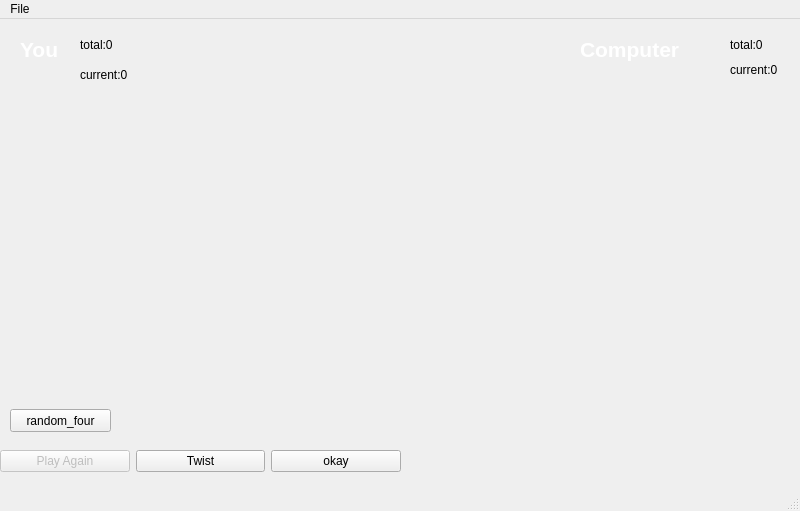
<?xml version="1.0" encoding="UTF-8"?>
<ui version="4.0">
 <class>PlayWindow</class>
 <widget class="QMainWindow" name="PlayWindow">
  <property name="geometry">
   <rect>
    <x>0</x>
    <y>0</y>
    <width>800</width>
    <height>511</height>
   </rect>
  </property>
  <property name="baseSize">
   <size>
    <width>800</width>
    <height>500</height>
   </size>
  </property>
  <property name="windowTitle">
   <string>BlackJack C++ Made by Dominic Heal</string>
  </property>
  <widget class="QWidget" name="centralwidget">
   <widget class="QLabel" name="tableLabel">
    <property name="geometry">
     <rect>
      <x>0</x>
      <y>0</y>
      <width>800</width>
      <height>500</height>
     </rect>
    </property>
    <property name="baseSize">
     <size>
      <width>800</width>
      <height>500</height>
     </size>
    </property>
    <property name="text">
     <string/>
    </property>
   </widget>
   <widget class="QLabel" name="statusLabel">
    <property name="geometry">
     <rect>
      <x>115</x>
      <y>350</y>
      <width>47</width>
      <height>13</height>
     </rect>
    </property>
    <property name="palette">
     <palette>
      <active>
       <colorrole role="WindowText">
        <brush brushstyle="SolidPattern">
         <color alpha="255">
          <red>255</red>
          <green>255</green>
          <blue>255</blue>
         </color>
        </brush>
       </colorrole>
      </active>
      <inactive>
       <colorrole role="WindowText">
        <brush brushstyle="SolidPattern">
         <color alpha="255">
          <red>255</red>
          <green>255</green>
          <blue>255</blue>
         </color>
        </brush>
       </colorrole>
      </inactive>
      <disabled>
       <colorrole role="WindowText">
        <brush brushstyle="SolidPattern">
         <color alpha="255">
          <red>120</red>
          <green>120</green>
          <blue>120</blue>
         </color>
        </brush>
       </colorrole>
      </disabled>
     </palette>
    </property>
    <property name="text">
     <string/>
    </property>
   </widget>
   <widget class="QLabel" name="computerStatusLabel">
    <property name="geometry">
     <rect>
      <x>630</x>
      <y>350</y>
      <width>47</width>
      <height>13</height>
     </rect>
    </property>
    <property name="palette">
     <palette>
      <active>
       <colorrole role="WindowText">
        <brush brushstyle="SolidPattern">
         <color alpha="255">
          <red>255</red>
          <green>255</green>
          <blue>255</blue>
         </color>
        </brush>
       </colorrole>
      </active>
      <inactive>
       <colorrole role="WindowText">
        <brush brushstyle="SolidPattern">
         <color alpha="255">
          <red>255</red>
          <green>255</green>
          <blue>255</blue>
         </color>
        </brush>
       </colorrole>
      </inactive>
      <disabled>
       <colorrole role="WindowText">
        <brush brushstyle="SolidPattern">
         <color alpha="255">
          <red>120</red>
          <green>120</green>
          <blue>120</blue>
         </color>
        </brush>
       </colorrole>
      </disabled>
     </palette>
    </property>
    <property name="text">
     <string/>
    </property>
   </widget>
   <widget class="QWidget" name="gridLayoutWidget_4">
    <property name="geometry">
     <rect>
      <x>420</x>
      <y>60</y>
      <width>381</width>
      <height>101</height>
     </rect>
    </property>
    <layout class="QHBoxLayout" name="horizontalLayout_7">
     <property name="spacing">
      <number>0</number>
     </property>
     <item>
      <widget class="QLabel" name="card1Label_6">
       <property name="text">
        <string/>
       </property>
      </widget>
     </item>
     <item>
      <widget class="QLabel" name="card2Label_6">
       <property name="text">
        <string/>
       </property>
      </widget>
     </item>
     <item>
      <widget class="QLabel" name="card4Label_6">
       <property name="text">
        <string/>
       </property>
      </widget>
     </item>
     <item>
      <widget class="QLabel" name="card3Label_6">
       <property name="text">
        <string/>
       </property>
      </widget>
     </item>
     <item>
      <widget class="QLabel" name="card5Label_6">
       <property name="text">
        <string/>
       </property>
      </widget>
     </item>
     <item>
      <widget class="QLabel" name="card6Label_6">
       <property name="text">
        <string/>
       </property>
      </widget>
     </item>
    </layout>
   </widget>
   <widget class="QLabel" name="statusLabel_2">
    <property name="geometry">
     <rect>
      <x>115</x>
      <y>360</y>
      <width>47</width>
      <height>13</height>
     </rect>
    </property>
    <property name="palette">
     <palette>
      <active>
       <colorrole role="WindowText">
        <brush brushstyle="SolidPattern">
         <color alpha="255">
          <red>255</red>
          <green>255</green>
          <blue>255</blue>
         </color>
        </brush>
       </colorrole>
      </active>
      <inactive>
       <colorrole role="WindowText">
        <brush brushstyle="SolidPattern">
         <color alpha="255">
          <red>255</red>
          <green>255</green>
          <blue>255</blue>
         </color>
        </brush>
       </colorrole>
      </inactive>
      <disabled>
       <colorrole role="WindowText">
        <brush brushstyle="SolidPattern">
         <color alpha="255">
          <red>120</red>
          <green>120</green>
          <blue>120</blue>
         </color>
        </brush>
       </colorrole>
      </disabled>
     </palette>
    </property>
    <property name="text">
     <string/>
    </property>
   </widget>
   <widget class="QWidget" name="gridLayoutWidget_2">
    <property name="geometry">
     <rect>
      <x>420</x>
      <y>160</y>
      <width>381</width>
      <height>101</height>
     </rect>
    </property>
    <layout class="QHBoxLayout" name="horizontalLayout_8">
     <property name="spacing">
      <number>0</number>
     </property>
     <item>
      <widget class="QLabel" name="card1Label_7">
       <property name="text">
        <string/>
       </property>
      </widget>
     </item>
     <item>
      <widget class="QLabel" name="card2Label_7">
       <property name="text">
        <string/>
       </property>
      </widget>
     </item>
     <item>
      <widget class="QLabel" name="card3Label_7">
       <property name="text">
        <string/>
       </property>
      </widget>
     </item>
     <item>
      <widget class="QLabel" name="card4Label_7">
       <property name="text">
        <string/>
       </property>
      </widget>
     </item>
     <item>
      <widget class="QLabel" name="card5Label_7">
       <property name="text">
        <string/>
       </property>
      </widget>
     </item>
     <item>
      <widget class="QLabel" name="card6Label_7">
       <property name="text">
        <string/>
       </property>
      </widget>
     </item>
    </layout>
   </widget>
   <widget class="QLabel" name="computerLabel">
    <property name="geometry">
     <rect>
      <x>580</x>
      <y>10</y>
      <width>161</width>
      <height>41</height>
     </rect>
    </property>
    <property name="palette">
     <palette>
      <active>
       <colorrole role="WindowText">
        <brush brushstyle="SolidPattern">
         <color alpha="255">
          <red>255</red>
          <green>255</green>
          <blue>255</blue>
         </color>
        </brush>
       </colorrole>
      </active>
      <inactive>
       <colorrole role="WindowText">
        <brush brushstyle="SolidPattern">
         <color alpha="255">
          <red>255</red>
          <green>255</green>
          <blue>255</blue>
         </color>
        </brush>
       </colorrole>
      </inactive>
      <disabled>
       <colorrole role="WindowText">
        <brush brushstyle="SolidPattern">
         <color alpha="255">
          <red>120</red>
          <green>120</green>
          <blue>120</blue>
         </color>
        </brush>
       </colorrole>
      </disabled>
     </palette>
    </property>
    <property name="font">
     <font>
      <pointsize>16</pointsize>
      <weight>75</weight>
      <bold>true</bold>
     </font>
    </property>
    <property name="text">
     <string>Computer</string>
    </property>
   </widget>
   <widget class="QWidget" name="gridLayoutWidget_5">
    <property name="geometry">
     <rect>
      <x>420</x>
      <y>360</y>
      <width>381</width>
      <height>101</height>
     </rect>
    </property>
    <layout class="QHBoxLayout" name="horizontalLayout_9">
     <property name="spacing">
      <number>0</number>
     </property>
     <item>
      <widget class="QLabel" name="card1Label_8">
       <property name="text">
        <string/>
       </property>
      </widget>
     </item>
     <item>
      <widget class="QLabel" name="card2Label_8">
       <property name="text">
        <string/>
       </property>
      </widget>
     </item>
     <item>
      <widget class="QLabel" name="card3Label_8">
       <property name="text">
        <string/>
       </property>
      </widget>
     </item>
     <item>
      <widget class="QLabel" name="card4Label_8">
       <property name="text">
        <string/>
       </property>
      </widget>
     </item>
     <item>
      <widget class="QLabel" name="card5Label_8">
       <property name="text">
        <string/>
       </property>
      </widget>
     </item>
     <item>
      <widget class="QLabel" name="card6Label_8">
       <property name="text">
        <string/>
       </property>
      </widget>
     </item>
    </layout>
   </widget>
   <widget class="QLabel" name="computerScoreLabel">
    <property name="geometry">
     <rect>
      <x>730</x>
      <y>20</y>
      <width>56</width>
      <height>12</height>
     </rect>
    </property>
    <property name="text">
     <string>total:0</string>
    </property>
   </widget>
   <widget class="QLabel" name="youLabel">
    <property name="geometry">
     <rect>
      <x>20</x>
      <y>10</y>
      <width>61</width>
      <height>41</height>
     </rect>
    </property>
    <property name="palette">
     <palette>
      <active>
       <colorrole role="WindowText">
        <brush brushstyle="SolidPattern">
         <color alpha="255">
          <red>255</red>
          <green>255</green>
          <blue>255</blue>
         </color>
        </brush>
       </colorrole>
      </active>
      <inactive>
       <colorrole role="WindowText">
        <brush brushstyle="SolidPattern">
         <color alpha="255">
          <red>255</red>
          <green>255</green>
          <blue>255</blue>
         </color>
        </brush>
       </colorrole>
      </inactive>
      <disabled>
       <colorrole role="WindowText">
        <brush brushstyle="SolidPattern">
         <color alpha="255">
          <red>120</red>
          <green>120</green>
          <blue>120</blue>
         </color>
        </brush>
       </colorrole>
      </disabled>
     </palette>
    </property>
    <property name="font">
     <font>
      <pointsize>16</pointsize>
      <weight>75</weight>
      <bold>true</bold>
     </font>
    </property>
    <property name="text">
     <string>You</string>
    </property>
   </widget>
   <widget class="QWidget" name="gridLayoutWidget_3">
    <property name="geometry">
     <rect>
      <x>420</x>
      <y>260</y>
      <width>381</width>
      <height>101</height>
     </rect>
    </property>
    <layout class="QHBoxLayout" name="horizontalLayout_10">
     <property name="spacing">
      <number>0</number>
     </property>
     <item>
      <widget class="QLabel" name="card1Label_9">
       <property name="text">
        <string/>
       </property>
      </widget>
     </item>
     <item>
      <widget class="QLabel" name="card2Label_9">
       <property name="text">
        <string/>
       </property>
      </widget>
     </item>
     <item>
      <widget class="QLabel" name="card3Label_9">
       <property name="text">
        <string/>
       </property>
      </widget>
     </item>
     <item>
      <widget class="QLabel" name="card4Label_9">
       <property name="text">
        <string/>
       </property>
      </widget>
     </item>
     <item>
      <widget class="QLabel" name="card5Label_9">
       <property name="text">
        <string/>
       </property>
      </widget>
     </item>
     <item>
      <widget class="QLabel" name="card6Label_9">
       <property name="text">
        <string/>
       </property>
      </widget>
     </item>
    </layout>
   </widget>
   <widget class="QLabel" name="outcomeLabel_2">
    <property name="geometry">
     <rect>
      <x>70</x>
      <y>290</y>
      <width>281</width>
      <height>121</height>
     </rect>
    </property>
    <property name="palette">
     <palette>
      <active>
       <colorrole role="WindowText">
        <brush brushstyle="SolidPattern">
         <color alpha="255">
          <red>255</red>
          <green>0</green>
          <blue>0</blue>
         </color>
        </brush>
       </colorrole>
      </active>
      <inactive>
       <colorrole role="WindowText">
        <brush brushstyle="SolidPattern">
         <color alpha="255">
          <red>255</red>
          <green>0</green>
          <blue>0</blue>
         </color>
        </brush>
       </colorrole>
      </inactive>
      <disabled>
       <colorrole role="WindowText">
        <brush brushstyle="SolidPattern">
         <color alpha="255">
          <red>120</red>
          <green>120</green>
          <blue>120</blue>
         </color>
        </brush>
       </colorrole>
      </disabled>
     </palette>
    </property>
    <property name="font">
     <font>
      <pointsize>16</pointsize>
      <weight>75</weight>
      <bold>true</bold>
     </font>
    </property>
    <property name="text">
     <string/>
    </property>
    <property name="alignment">
     <set>Qt::AlignCenter</set>
    </property>
   </widget>
   <widget class="QLabel" name="playertotalLabel">
    <property name="geometry">
     <rect>
      <x>80</x>
      <y>20</y>
      <width>56</width>
      <height>12</height>
     </rect>
    </property>
    <property name="text">
     <string>total:0</string>
    </property>
   </widget>
   <widget class="QWidget" name="gridLayoutWidget">
    <property name="geometry">
     <rect>
      <x>10</x>
      <y>160</y>
      <width>381</width>
      <height>101</height>
     </rect>
    </property>
    <layout class="QHBoxLayout" name="horizontalLayout_11">
     <property name="spacing">
      <number>0</number>
     </property>
     <item>
      <widget class="QLabel" name="card1Label_10">
       <property name="text">
        <string/>
       </property>
      </widget>
     </item>
     <item>
      <widget class="QLabel" name="card2Label_10">
       <property name="text">
        <string/>
       </property>
      </widget>
     </item>
     <item>
      <widget class="QLabel" name="card3Label_10">
       <property name="text">
        <string/>
       </property>
      </widget>
     </item>
     <item>
      <widget class="QLabel" name="card4Label_10">
       <property name="text">
        <string/>
       </property>
      </widget>
     </item>
     <item>
      <widget class="QLabel" name="card5Label_10">
       <property name="text">
        <string/>
       </property>
      </widget>
     </item>
     <item>
      <widget class="QLabel" name="card6Label_10">
       <property name="text">
        <string/>
       </property>
      </widget>
     </item>
     <item>
      <widget class="QLabel" name="card7Label_2">
       <property name="text">
        <string/>
       </property>
      </widget>
     </item>
     <item>
      <widget class="QLabel" name="card8Label_2">
       <property name="text">
        <string/>
       </property>
      </widget>
     </item>
     <item>
      <widget class="QLabel" name="card9Label_2">
       <property name="text">
        <string/>
       </property>
      </widget>
     </item>
     <item>
      <widget class="QLabel" name="card10Label_2">
       <property name="text">
        <string/>
       </property>
      </widget>
     </item>
    </layout>
   </widget>
   <widget class="QWidget" name="layoutWidget">
    <property name="geometry">
     <rect>
      <x>0</x>
      <y>430</y>
      <width>401</width>
      <height>25</height>
     </rect>
    </property>
    <layout class="QHBoxLayout" name="horizontalLayout_12">
     <item>
      <widget class="QPushButton" name="playagainButton_2">
       <property name="enabled">
        <bool>false</bool>
       </property>
       <property name="text">
        <string>Play Again</string>
       </property>
      </widget>
     </item>
     <item>
      <widget class="QPushButton" name="twistButton_2">
       <property name="text">
        <string>Twist</string>
       </property>
      </widget>
     </item>
     <item>
      <widget class="QPushButton" name="okaybutton">
       <property name="text">
        <string>okay</string>
       </property>
      </widget>
     </item>
    </layout>
   </widget>
   <widget class="QLabel" name="playercurrentLabel">
    <property name="geometry">
     <rect>
      <x>80</x>
      <y>50</y>
      <width>56</width>
      <height>12</height>
     </rect>
    </property>
    <property name="text">
     <string>current:0</string>
    </property>
   </widget>
   <widget class="QLabel" name="computercurrentLabel">
    <property name="geometry">
     <rect>
      <x>730</x>
      <y>40</y>
      <width>54</width>
      <height>21</height>
     </rect>
    </property>
    <property name="text">
     <string>current:0</string>
    </property>
   </widget>
   <widget class="QPushButton" name="four_random_card">
    <property name="geometry">
     <rect>
      <x>10</x>
      <y>390</y>
      <width>101</width>
      <height>23</height>
     </rect>
    </property>
    <property name="text">
     <string>random_four</string>
    </property>
   </widget>
  </widget>
  <widget class="QMenuBar" name="menubar">
   <property name="geometry">
    <rect>
     <x>0</x>
     <y>0</y>
     <width>800</width>
     <height>21</height>
    </rect>
   </property>
   <widget class="QMenu" name="menuQuit">
    <property name="title">
     <string>File</string>
    </property>
    <addaction name="actionQuit"/>
   </widget>
   <addaction name="menuQuit"/>
  </widget>
  <widget class="QStatusBar" name="statusbar"/>
  <action name="actionQuit">
   <property name="text">
    <string>Quit</string>
   </property>
  </action>
 </widget>
 <resources/>
 <connections/>
</ui>
